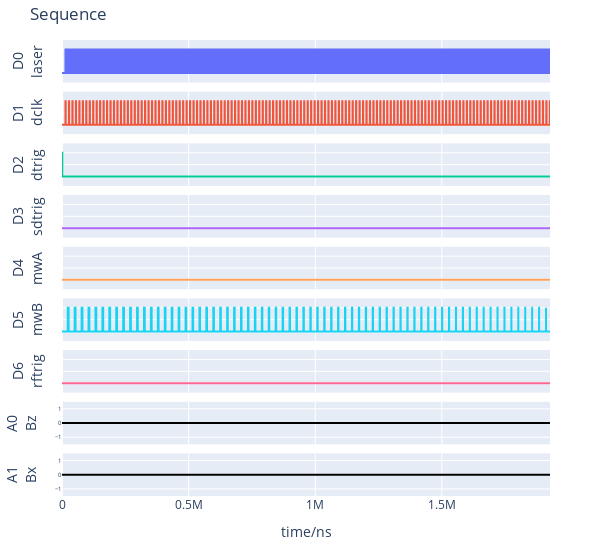

The notebook cell saved with this chart:
### Code cell
pg.setTrigger(TriggerStart.SOFTWARE, rearm=TriggerRearm.AUTO)
REPEAT_INFINITELY = -1
pg.stream(n_runs=REPEAT_INFINITELY)
pg.plotSeq(plot_all=False)

### Figure 1 — Plotly figure (JSON) as saved in the notebook; plotly's stock layout.template omitted (floating-point values rounded to 4 significant figures; data arrays with more than 128 entries replaced by an {"elided": "..."} marker saying what was removed)
{"data": [{"line": {"shape": "hv"}, "mode": "lines", "name": "D0", "type": "scatter", "x": {"elided": "11905 int values"}, "xaxis": "x", "y": {"elided": "11905 int values"}, "yaxis": "y"}, {"line": {"shape": "hv"}, "mode": "lines", "name": "D1", "type": "scatter", "x": {"elided": "11904 int values"}, "xaxis": "x2", "y": {"elided": "11904 int values"}, "yaxis": "y2"}, {"line": {"shape": "hv"}, "mode": "lines", "name": "D2", "type": "scatter", "x": {"elided": "11904 int values"}, "xaxis": "x3", "y": {"elided": "11904 int values"}, "yaxis": "y3"}, {"line": {"shape": "hv"}, "mode": "lines", "name": "D3", "type": "scatter", "x": [0, 1926960], "xaxis": "x4", "y": [0, 0], "yaxis": "y4"}, {"line": {"shape": "hv"}, "mode": "lines", "name": "D4", "type": "scatter", "x": [0, 1926960], "xaxis": "x5", "y": [0, 0], "yaxis": "y5"}, {"line": {"shape": "hv"}, "mode": "lines", "name": "D5", "type": "scatter", "x": {"elided": "11905 int values"}, "xaxis": "x6", "y": {"elided": "11905 int values"}, "yaxis": "y6"}, {"line": {"shape": "hv"}, "mode": "lines", "name": "D6", "type": "scatter", "x": [0, 1926960], "xaxis": "x7", "y": [0, 0], "yaxis": "y7"}, {"line": {"color": "black", "shape": "hv"}, "mode": "lines", "name": "A0", "type": "scatter", "x": [0, 1926960], "xaxis": "x8", "y": [0, 0], "yaxis": "y8"}, {"line": {"color": "black", "shape": "hv"}, "mode": "lines", "name": "A1", "type": "scatter", "x": [0, 1926960], "xaxis": "x9", "y": [0, 0], "yaxis": "y9"}], "layout": {"height": 550, "margin": {"b": 40, "l": 50, "r": 50, "t": 40}, "showlegend": false, "title": {"text": "Sequence"}, "width": 600, "xaxis": {"anchor": "y", "domain": [0, 1], "matches": "x9", "showticklabels": false}, "xaxis2": {"anchor": "y2", "domain": [0, 1], "matches": "x9", "showticklabels": false}, "xaxis3": {"anchor": "y3", "domain": [0, 1], "matches": "x9", "showticklabels": false}, "xaxis4": {"anchor": "y4", "domain": [0, 1], "matches": "x9", "showticklabels": false}, "xaxis5": {"anchor": "y5", "domain": [0, 1], "matches": "x9", "showticklabels": false}, "xaxis6": {"anchor": "y6", "domain": [0, 1], "matches": "x9", "showticklabels": false}, "xaxis7": {"anchor": "y7", "domain": [0, 1], "matches": "x9", "showticklabels": false}, "xaxis8": {"anchor": "y8", "domain": [0, 1], "matches": "x9", "showticklabels": false}, "xaxis9": {"anchor": "y9", "domain": [0, 1], "title": {"text": "time/ns"}}, "yaxis": {"anchor": "x", "domain": [0.9067, 1], "range": [-0.4, 1.4], "showticklabels": false, "title": {"text": "D0<br>laser"}}, "yaxis2": {"anchor": "x2", "domain": [0.7933, 0.8867], "range": [-0.4, 1.4], "showticklabels": false, "title": {"text": "D1<br>dclk"}}, "yaxis3": {"anchor": "x3", "domain": [0.68, 0.7733], "range": [-0.4, 1.4], "showticklabels": false, "title": {"text": "D2<br>dtrig"}}, "yaxis4": {"anchor": "x4", "domain": [0.5667, 0.66], "range": [-0.4, 1.4], "showticklabels": false, "title": {"text": "D3<br>sdtrig"}}, "yaxis5": {"anchor": "x5", "domain": [0.4533, 0.5467], "range": [-0.4, 1.4], "showticklabels": false, "title": {"text": "D4<br>mwA"}}, "yaxis6": {"anchor": "x6", "domain": [0.34, 0.4333], "range": [-0.4, 1.4], "showticklabels": false, "title": {"text": "D5<br>mwB"}}, "yaxis7": {"anchor": "x7", "domain": [0.2267, 0.32], "range": [-0.4, 1.4], "showticklabels": false, "title": {"text": "D6<br>rftrig"}}, "yaxis8": {"anchor": "x8", "domain": [0.1133, 0.2067], "range": [-1.5, 1.5], "tickfont": {"size": 6}, "title": {"text": "A0<br>Bz"}}, "yaxis9": {"anchor": "x9", "domain": [0, 0.09333], "range": [-1.5, 1.5], "tickfont": {"size": 6}, "title": {"text": "A1<br>Bx"}}}}
